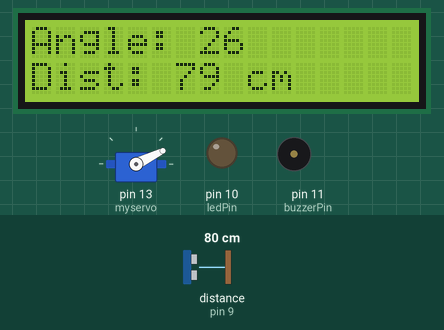
Simulated run of this sketch. Board: Arduino Uno, built with avr-gcc and run on an emulated ATmega328P. On the bench: 16×2 character LCD, servo, output pins drawn as LEDs (lit = HIGH), buzzer (waves = sounding, pin HIGH). Wiring (inferred from the names in the program): ultrasonic range finder: trigger pin 8; echo pin 9. The inputs (shaded band) are chosen by the test bench; at power-on: distance to the obstacle (sensor on pin 9) 80 cm. The echo pulse lasts 58.3 µs per cm; pins used as bus, display or sensor lines are not drawn.

Above: at 3.83 s.
3.9 s: distance to the obstacle (sensor on pin 9) set to 17 cm
At 4.43 s:
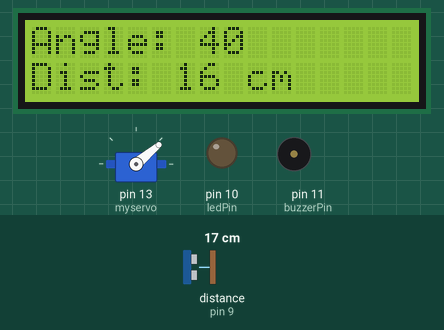
5.6 s: distance to the obstacle (sensor on pin 9) set to 14 cm
At 5.79 s:
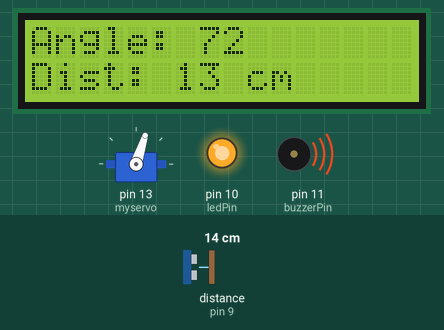
7.3 s: distance to the obstacle (sensor on pin 9) set to 250 cm
At 8.83 s:
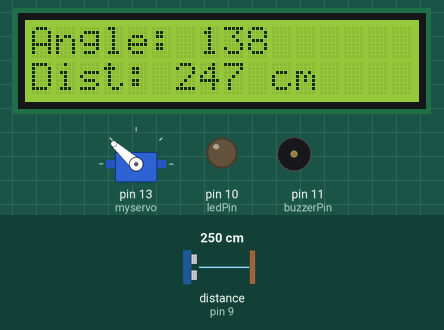
8.9 s: distance to the obstacle (sensor on pin 9) set to 2 cm
At 9.09 s:
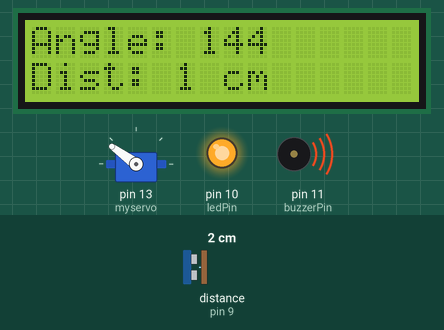
10.6 s: distance to the obstacle (sensor on pin 9) set to 18 cm
At 10.87 s:
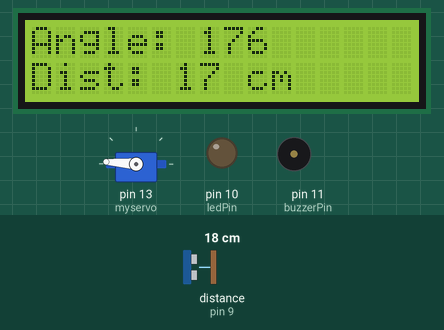
12.4 s: distance to the obstacle (sensor on pin 9) set to 4 cm
At 12.58 s:
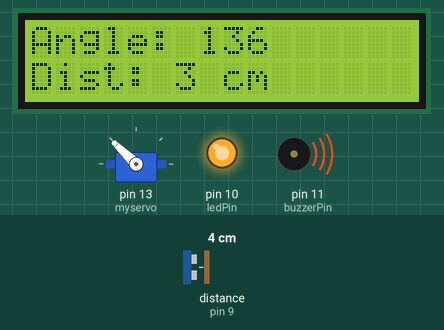
Timing chart, 0 to 17.4 s (numbered marks = the images above; inputs shaded):
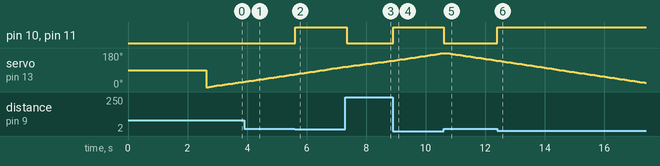

The sketch:

radar.ino.ino
```cpp
#include <LiquidCrystal.h>
#include <Servo.h>

LiquidCrystal lcd(12, 7, 5, 4, 3, 2);
Servo myservo;
const int trigPin = 8;
const int echoPin = 9;
const int  buzzerPin = 11;
const int  ledPin = 10;
long duration;
int distance;
int angle;

void setup() {

   lcd.begin(16, 2);
  lcd.print("Radar en balayage");

  pinMode(trigPin, OUTPUT);
  pinMode(echoPin, INPUT);
  pinMode(buzzerPin, OUTPUT);
  pinMode(ledPin, OUTPUT);
  Serial.begin(9600);

  myservo.attach(13);
  delay(1000);
  lcd.clear();

  lcd.begin(16, 2);
  lcd.print("Radar pret");
  delay(1500);


}

void loop() {

  for(angle = 0; angle <= 180; angle += 2 ){
    myservo.write(angle);
    delay(30);

    distance = getDistance();

   // lcd.clear();
    lcd.setCursor(0, 0);
    lcd.print("Angle: ");
    lcd.print(angle);
    lcd.print("   ");

    lcd.setCursor(0, 1);
    lcd.print("Dist: ");
    lcd.print(distance);
    lcd.print(" cm   ");

    if(distance < 15 && distance > 0 ){
      digitalWrite(buzzerPin, HIGH);
      digitalWrite(ledPin, HIGH);
    }else{
      digitalWrite(buzzerPin, LOW);
      digitalWrite(ledPin, LOW);
    }
    delay(50);


  }

  for(angle = 180; angle>=0; angle -= 2){
    myservo.write(angle);
    delay(30);

    distance = getDistance();
    lcd.setCursor(0, 0);
    lcd.print("Angle: ");
    lcd.print(angle);
    lcd.print("   ");


    lcd.setCursor(0, 1);
    lcd.print("Dist: ");
    lcd.print(distance);
    lcd.print(" cm   ");

     if(distance < 15 && distance > 0 ){
      digitalWrite(buzzerPin, HIGH);
      digitalWrite(ledPin, HIGH);
    }else{
      digitalWrite(buzzerPin, LOW);
      digitalWrite(ledPin, LOW);
    }
      delay(50);
  }

//digitalWrite(trigPin, LOW);
 //delayMicroseconds(2);
 //delayMicroseconds(10);
 //digitalWrite(trigPin, LOW);

//long duree = pulseIn(echoPin,HIGH);
//int distance = duree * 0.34  / 2;

//Serial.print("distance : ");
//Serial.print(distance);
//Serial.println("cm");


//lcd.setCursor(0, 1);
//lcd.print("                  ");
//lcd.setCursor(0, 1);
//lcd.print("distance: ");
//lcd.print(distance);
//lcd.println(" cm");


//if(distance > 3 && distance < 50 ){

  //int intensite = map(distance, 2, 20, 200, 50);
  //analogWrite(ledPin, intensite);

 //int frequence = map(distance, 2, 20, 2000, 500);
//tone(buzzerPin, frequence);
//delay(50);
 //noTone(buzzerPin);
 //delay(50);
//} else{
  //digitalWrite(ledPin, LOW);
  //noTone(buzzerPin);
//}
  //delay(50);
}

int getDistance(){
  digitalWrite(trigPin, LOW);
  delayMicroseconds(2);
  digitalWrite(trigPin, HIGH);
  delayMicroseconds(10);
  digitalWrite(trigPin, LOW);

  duration = pulseIn(echoPin, HIGH, 30000);
  distance = duration * 0.034 / 2;

  if(distance > 400) distance = 0;
  return distance;

}
```

Measured:
- the behaviour switches between 16 and 15 cm on distance to the obstacle (sensor on pin 9) (found by bisection; images 1 and 2)
- after the input at 5.6 s, pin 10 (ledPin), pin 11 (buzzerPin): LOW → HIGH at once
- after the input at 7.3 s, pin 10 (ledPin), pin 11 (buzzerPin): HIGH → LOW at once
- after the input at 8.9 s, pin 10 (ledPin), pin 11 (buzzerPin): LOW → HIGH at once
- after the input at 10.6 s, pin 10 (ledPin), pin 11 (buzzerPin): HIGH → LOW at once
- after the input at 12.4 s, pin 10 (ledPin), pin 11 (buzzerPin): LOW → HIGH at once
